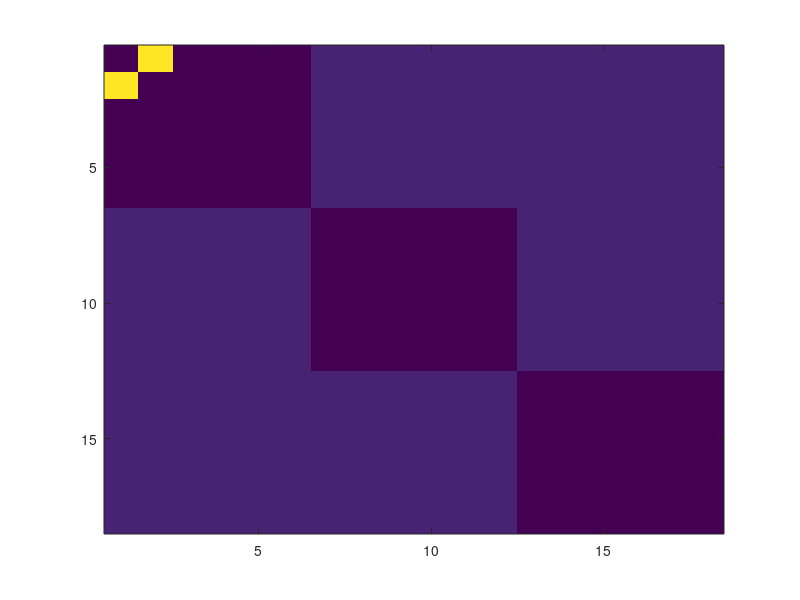

Source code (MATLAB):
function res = rankingMetrics(prediction, labels, rank, filter, short, small, average)

% prediction is supposed to be small for components that are close
% rank is the maximal rank for computing the metrics, e.g. for 5-precision,
% rank=5
% more information on the metrics
% http://en.wikipedia.org/wiki/Information_retrieval
% http://en.wikipedia.org/wiki/Mean_reciprocal_rank
% on hubs and orphans Aucouturier Jasa
% on reversibility Jegou Pami

if ~exist('rank', 'var') || isempty(rank), rank=5; end
if nargin<1
    labels = repmat((1:3), rank+1, 1);
    labels=labels(:);
    filter = repmat((1:6), (rank+1)/2, 1);
    filter=filter(:);
    
    prediction = (repmat(labels, 1, length(labels))==repmat(labels', length(labels), 1));
    prediction = 1-prediction;
    prediction = prediction+eps;
    %   prediction = squareform(rand(length(labels)*(length(labels)-1)/2, 1));
    prediction = prediction .* abs(1-diag(ones(1, size(prediction, 1))));
    prediction(1, 2) = 10;
    prediction(2, 1) = 10;
   % filter=1:length(labels);
    imagesc(prediction);
    rank=6;
end
if ~exist('filter', 'var') || isempty(filter), filter=1:length(labels); end
if ~exist('short', 'var') || isempty(short), short = 0; end
if ~exist('small', 'var') || isempty(small), small = 0; end
if ~exist('average', 'var') || isempty(short), average = 1; end

labels=labels(:);
if isvector(prediction), prediction = squareform(prediction); end
nbElts = size(prediction, 1);

% sort predictions
[null, si] = sort(prediction);

if rank > size(si, 1)-1
    rank = size(si, 1)-1;
end

% nn & map
v = zeros(nbElts, 3);
l=1;
n = zeros(1, nbElts);
for k=1:nbElts
    if labels(k) ~= 0
        ind = labels(k)==labels;
        c = sum(ind);
        if c>1
            ind = ind(si(filter~=filter(k), k));
            iRank = min(rank, sum(ind));
            n(l) = mean(ind(1:iRank));
            
            pk = cumsum(ind)./(1:size(ind, 1)).';
            v(l, 1) = sum(pk.*ind)/sum(ind);
            rr = find(ind==1);
            v(l, 2) = 1./rr(1);
            v(l, 3) = sum(ind(1:iRank))/sum(ind);
            l=l+1;
        end
    end
end
% average number of correct answers at rank
res.(['precisionAt' num2str(rank)]) = n';%mean(n, 2);
%
res.meanAveragePrecision = v(:, 1);
% inverse of the rank of the first correct answer
res.meanReciprocalRank = v(:, 2);
% ratio between the number of correct answer at rank and the number of
% correct answers
res.(['recallAt' num2str(rank)]) = v(:, 3);

if ~small
    m=zeros(1, nbElts);
    for k=1:nbElts
        % number of elements per cluster
        nbc = sum(labels==labels(k));
        % number of closest elts which are within the cluster
        nbk = find((labels(si(:, k))==labels(k)), 1, 'last');
        m(k) =  nbc / nbk;
    end
    % number of elements of the shortest ranked list that contains every
    % elements of the class of the query
    res.precisionAtCompleteRecall = m;
    
    
    VI=si(2:min(rank+1, size(si, 1)), :);
    vI = VI(:);
    v = sort(hist(vI, (1:nbElts)));
    % orphean
    res.orpheanRatio = (nbElts-length(unique(vI)))/nbElts;
    % hub
    res.hubRatio = max(v)/nbElts;
    
    % % consistency
    % for k=1:nb
    %     % number of elements per cluster
    %     nbc = sum(labels==labels(k));
    %     % number of closest elts which are within the cluster
    %     nbk = sum(labels(si(1:nbc, k))==labels(k));
    %     m(k) =  nbk / nbc;
    % end
    %
    % e(8) = mean(m);
    
    % reversibility rate: for each query, count the number of neighbors which
    % have the query as neighbor
    rev=0;
    for k=1:nbElts
        for l=2:rank+1
            if sum(si(2:rank+1, si(l, k))==k)
                rev=rev+1;
            else
                disp('');
            end
        end
    end
    res.reversibilityRate=rev/(nbElts*rank);
    res.rank = rank;
end

if short
    r.(['pAt' num2str(rank)]) = res.(['precisionAt' num2str(rank)]);
    r.map = res.meanAveragePrecision;
    r.mrr = res.meanReciprocalRank;
    r.(['rAt' num2str(rank)]) = res.(['recallAt' num2str(rank)]);
    if ~small
        r.pAtR = res.precisionAtCompleteRecall;
        
        r.o = res.orpheanRatio;
        r.hub = res.hubRatio;
        r.rev = res.reversibilityRate;
    end
    res = r ;
end

if average
    names = fieldnames(res);
    for k=1:length(names)
        res.(names{k})  = mean(res.(names{k}));
    end
end




